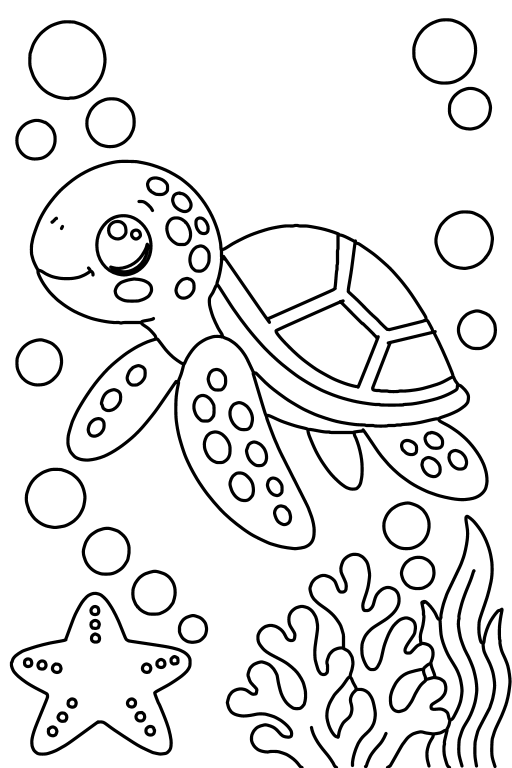
#> input picture tmp/turtle/source-lines.png, 1024 x 1536 px (shown at 1/2 size)
$ python regions.py
#> lines starting #> are read from the running program, lines starting #| are printed output that depends on the picture; after the words box and inside, x2 and y2 are one past the last pixel; in counts of white or black regions, pixels touching at a corner belong together
from pathlib import Path
from collections import deque
import numpy as np,json
from PIL import Image,ImageDraw,ImageFont,ImageFilter
ROOT=Path(__file__).resolve().parents[3];OUT=ROOT/'tmp/turtle'
im=Image.open(OUT/'source-lines.png').convert('L').filter(ImageFilter.MinFilter(3));a=np.asarray(im)>150
#> after `im = Image.open(OUT / 'source-lines.png').convert('L').filter(ImageFil`:
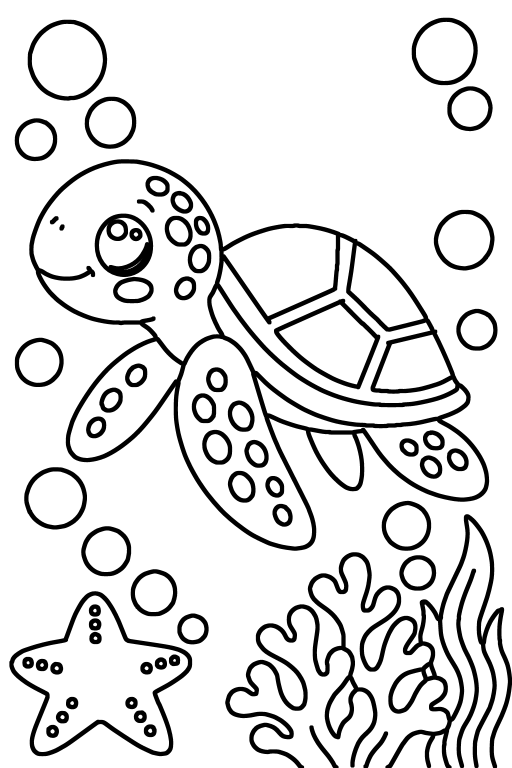
#> im: PIL image 1024x1536 L (shown at 1/2 size); min 0, max 255, mean 222.1
#> after `a = np.asarray(im) > 150`: a: shape (1536, 1024) bool; 86.9% white; 63 black regions, largest, box (x1, y1, x2, y2) and area: (58, 318, 978, 1102) 61058, (450, 1028, 1024, 1536) 46389, (19, 1182, 384, 1513) 11367
# The narrow safety band bridges tapered feather junctions for paint masks.
a=a.copy()

h,w=a.shape;labels=np.full((h,w),-1,dtype='int32');labels[~a]=-2
#> after `h, w = a.shape`: h = 1536; w = 1024
regions=[]
for y,x in zip(*np.nonzero(a)):
 if labels[y,x]>=0:continue
 n=len(regions);q=deque([(y,x)]);labels[y,x]=n;points=[]
 while q:
  yy,xx=q.popleft();points.append((yy,xx))
  for dy,dx in ((-1,0),(1,0),(0,-1),(0,1)):
   ny,nx=yy+dy,xx+dx
   if 0<=ny<h and 0<=nx<w and labels[ny,nx]==-1:labels[ny,nx]=n;q.append((ny,nx))
 yy,xx=zip(*points);p=points[len(points)//2]
 regions.append(dict(id=n,area=len(points),box=[min(xx),min(yy),max(xx),max(yy)],label=[p[1],p[0]]))
#> this loop made 1367161 passes
#> (n, p) on pass 1: (0, (326, 823))
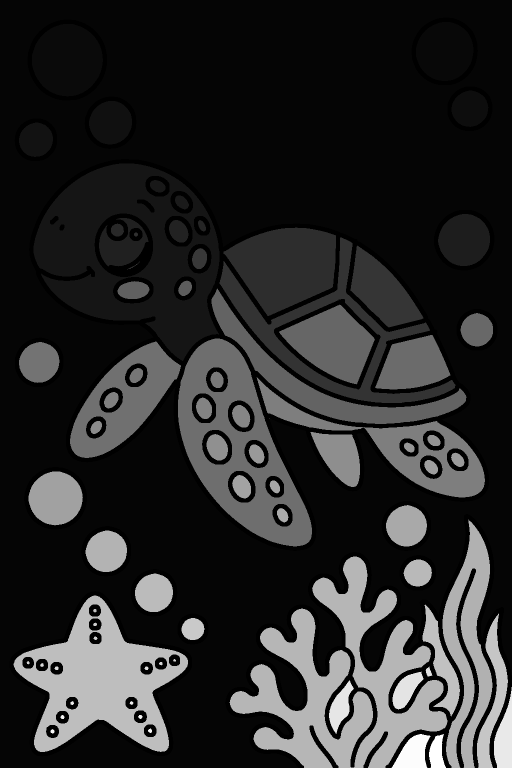
#> labels: shape (1536, 1024) int32 (shown at 1/2 size); min -2, max 93, mean 13.8; drawn with min black and max white
#> after the loop, regions = 94 items
np.save(OUT/'labels.npy',labels)
(OUT/'regions.json').write_text(json.dumps(regions,indent=2,default=int))
rgb=np.full((h,w,3),255,dtype='uint8');rng=np.random.default_rng(2)
for r in regions:
 if r['area']>60:rgb[labels==r['id']]=rng.integers(130,245,3)
#> this loop made 94 passes
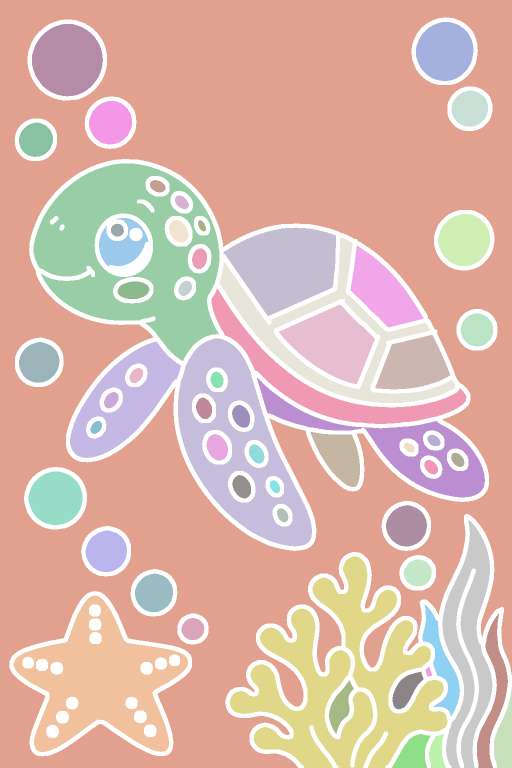
#> rgb: shape (1536, 1024, 3) (shown at 1/2 size); mean of channels 0, 1, 2 220.2, 183.8, 172; drawn as R, G, B
preview=Image.fromarray(rgb);d=ImageDraw.Draw(preview);font=ImageFont.truetype('C:/Windows/Fonts/arialbd.ttf',17)
for r in regions:
 if r['area']>60:
  x,y=r['label'];d.text((x,y),str(r['id']),font=font,fill='black',stroke_width=2,stroke_fill='white')
#> this loop made 94 passes
#> (x, y) on passes 1 to 12: (823, 326), (929, 85), (75, 103), (928, 226), (231, 251), (66, 292), (193, 567), (303, 375), (366, 401), (930, 499), (234, 499), (361, 460)
preview.save(OUT/'region-labels.png')
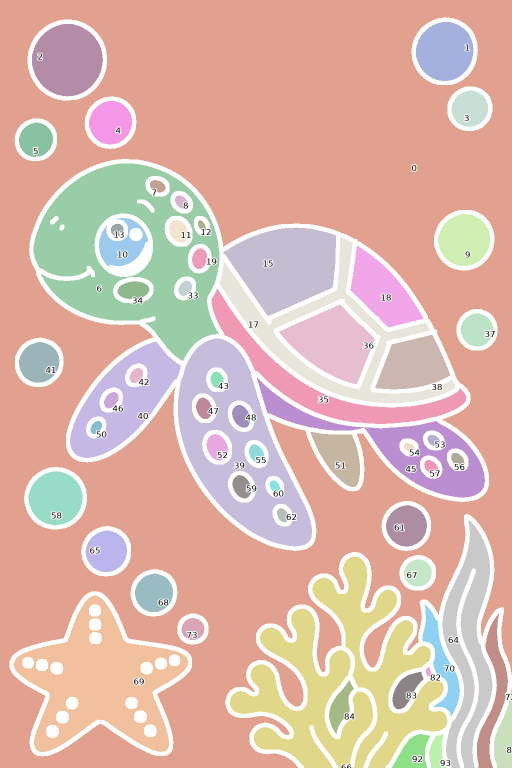
#> saved as region-labels.png: PIL image 1024x1536 RGB (shown at 1/2 size); mean R, G, B 220.1, 183.7, 171.8
print([(r['id'],r['area'],r['box']) for r in regions if r['area']>60])
#> (printed output is left out)

$ run again, with tmp/turtle/paint-4.png copied over tmp/turtle/source-lines.png
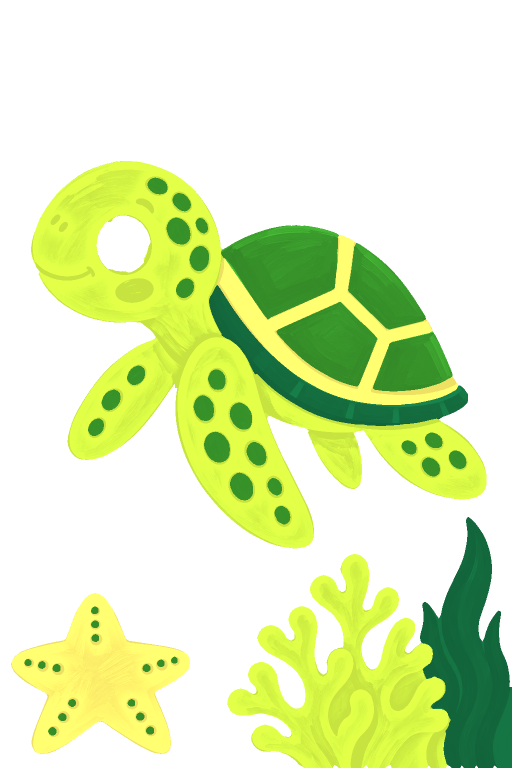
#> input picture tmp/turtle/paint-4.png, 1024 x 1536 px (shown at 1/2 size)
#> `a = np.asarray(im) > 150`:
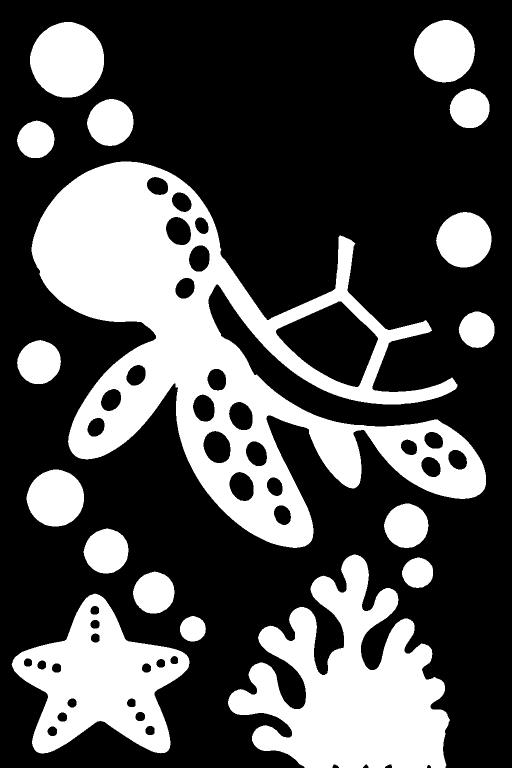
#> a: shape (1536, 1024) bool (shown at 1/2 size); 31.8% white; 17 white regions, largest, box (x1, y1, x2, y2) and area: (63, 323, 972, 1096) 243152, (456, 1109, 900, 1536) 100967, (23, 1187, 379, 1507) 58024
#> the loop `for y,x in zip(*np.nonzero(a)):` made 499390 passes
#> (y, x) on passes 2 to 4: (40, 887), (40, 888), (40, 889)
#> after the loop `for y,x in zip(*np.nonzero(a)):`: regions = 17 items
#> the loop `for r in regions:` made 17 passes
#> after the loop `for r in regions:`:
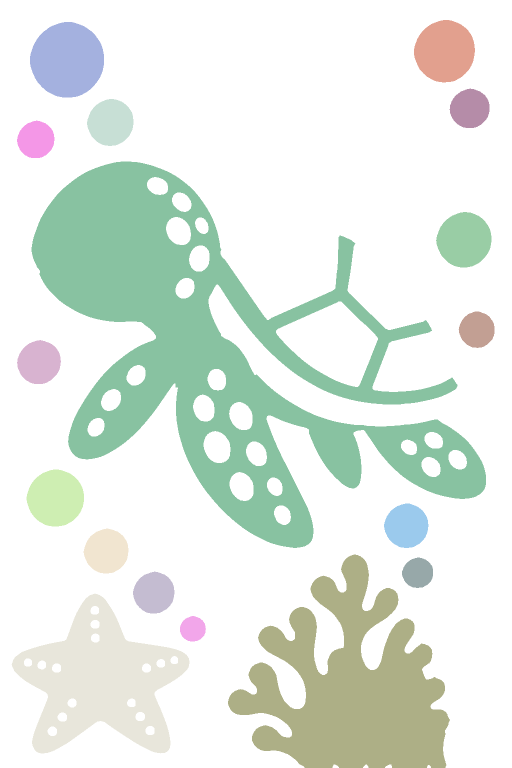
#> rgb: shape (1536, 1024, 3) (shown at 1/2 size); mean of channels 0, 1, 2 226.7, 235.4, 227.6; drawn as R, G, B
#> the loop `for r in regions:` made 17 passes
#> (x, y) on passes 1 to 8: (943, 74), (187, 96), (956, 219), (197, 246), (61, 286), (396, 771), (911, 491), (950, 676)
#> (printed output is left out)

$ run again, with tmp/turtle/paint-5.png copied over tmp/turtle/source-lines.png
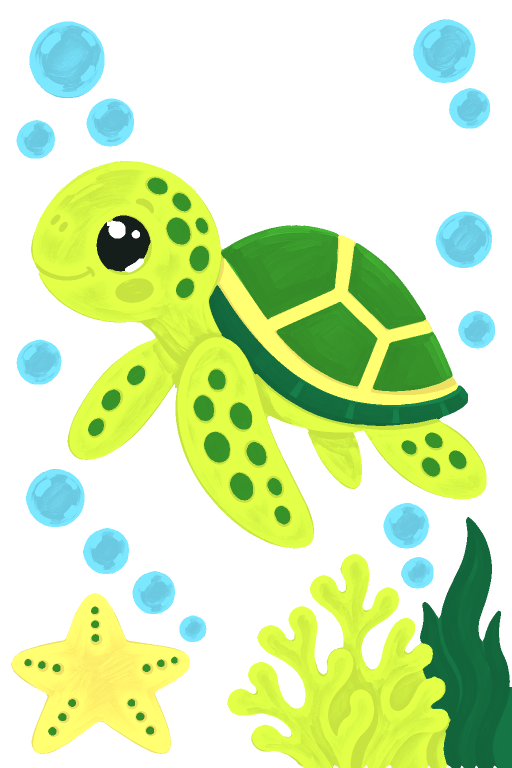
#> input picture tmp/turtle/paint-5.png, 1024 x 1536 px (shown at 1/2 size)
#> `a = np.asarray(im) > 150`:
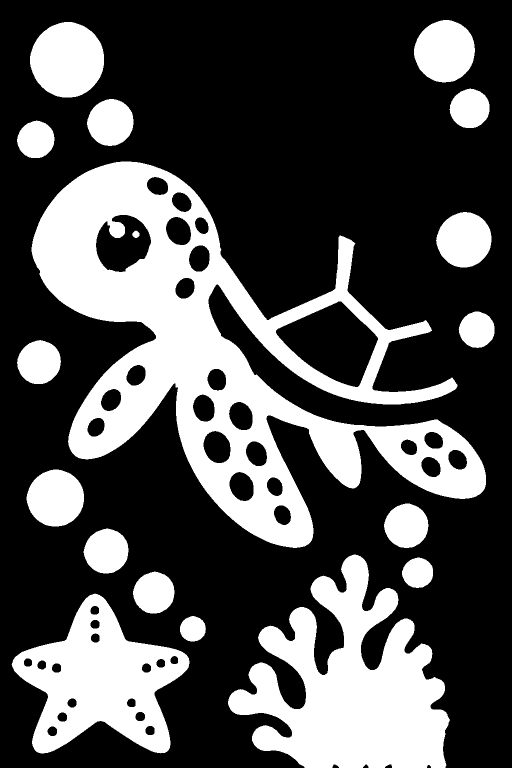
#> a: shape (1536, 1024) bool (shown at 1/2 size); 31.2% white; 18 white regions, largest, box (x1, y1, x2, y2) and area: (63, 323, 972, 1096) 234727, (456, 1109, 900, 1536) 100967, (23, 1187, 379, 1507) 58024
#> the loop `for y,x in zip(*np.nonzero(a)):` made 491122 passes
#> (y, x) on passes 2 to 4: (40, 887), (40, 888), (40, 889)
#> after the loop `for y,x in zip(*np.nonzero(a)):`: regions = 18 items
#> the loop `for r in regions:` made 18 passes
#> after the loop `for r in regions:`:
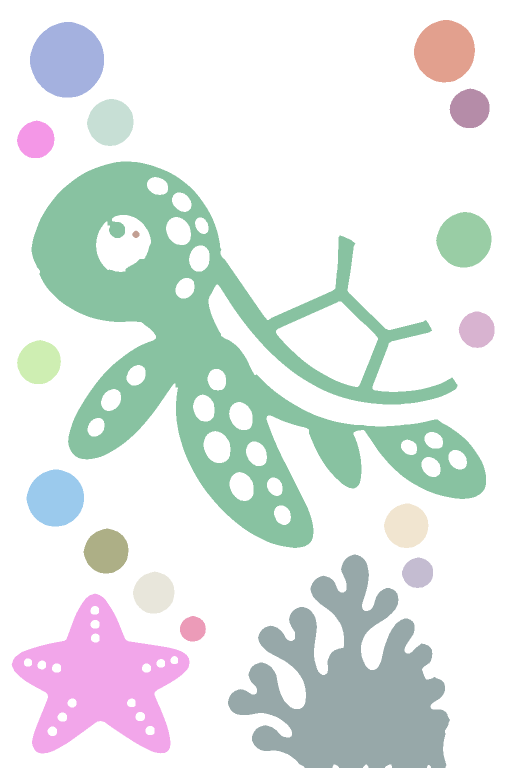
#> rgb: shape (1536, 1024, 3) (shown at 1/2 size); mean of channels 0, 1, 2 226.2, 233, 230.9; drawn as R, G, B
#> the loop `for r in regions:` made 18 passes
#> (x, y) on passes 1 to 8: (943, 74), (187, 96), (956, 219), (197, 246), (61, 286), (392, 795), (911, 491), (273, 470)
#> (printed output is left out)
